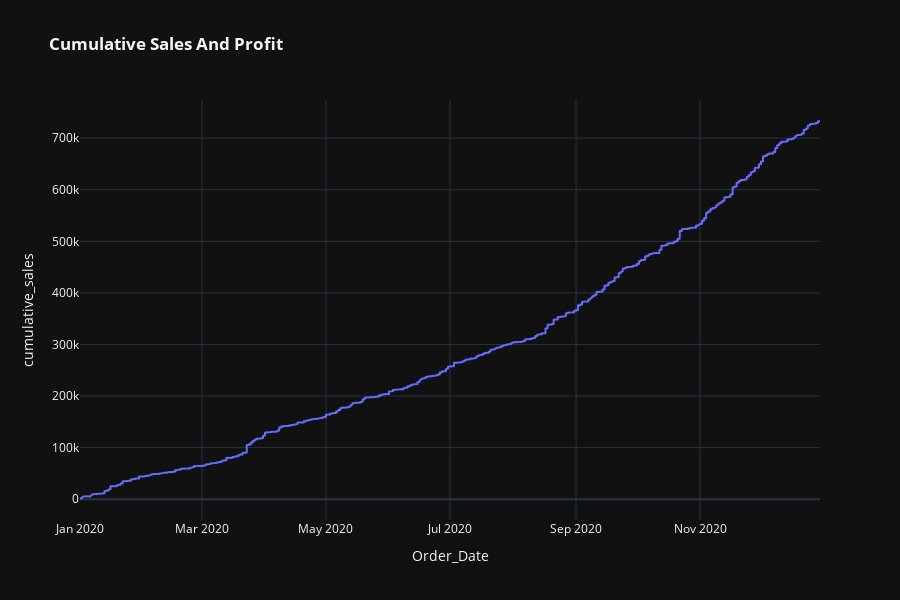

This figure's notebook cell:
### Code cell
#linechart
fig = px.line(df_sorted,
             x ='Order_Date',
             y ='cumulative_sales',
             title = '<b> Cumulative Sales And Profit <b>',
             template = 'plotly_dark')

fig.show()

### Figure 1 — Plotly figure (JSON) as saved in the notebook; plotly's stock layout.template omitted (floating-point values rounded to 4 significant figures; data arrays with more than 128 entries replaced by an {"elided": "..."} marker saying what was removed)
{"data": [{"hoverlabel": {"namelength": 0}, "hovertemplate": "Order_Date=%{x}<br>cumulative_sales=%{y}", "legendgroup": "", "line": {"color": "#636efa", "dash": "solid"}, "mode": "lines", "name": "", "showlegend": false, "type": "scattergl", "x": {"elided": "3312 str values"}, "xaxis": "x", "y": {"elided": "3312 float values"}, "yaxis": "y"}], "layout": {"height": 600, "legend": {"tracegroupgap": 0}, "title": {"text": "<b> Cumulative Sales And Profit <b>"}, "xaxis": {"anchor": "y", "domain": [0, 1], "title": {"text": "Order_Date"}}, "yaxis": {"anchor": "x", "domain": [0, 1], "title": {"text": "cumulative_sales"}}}}
